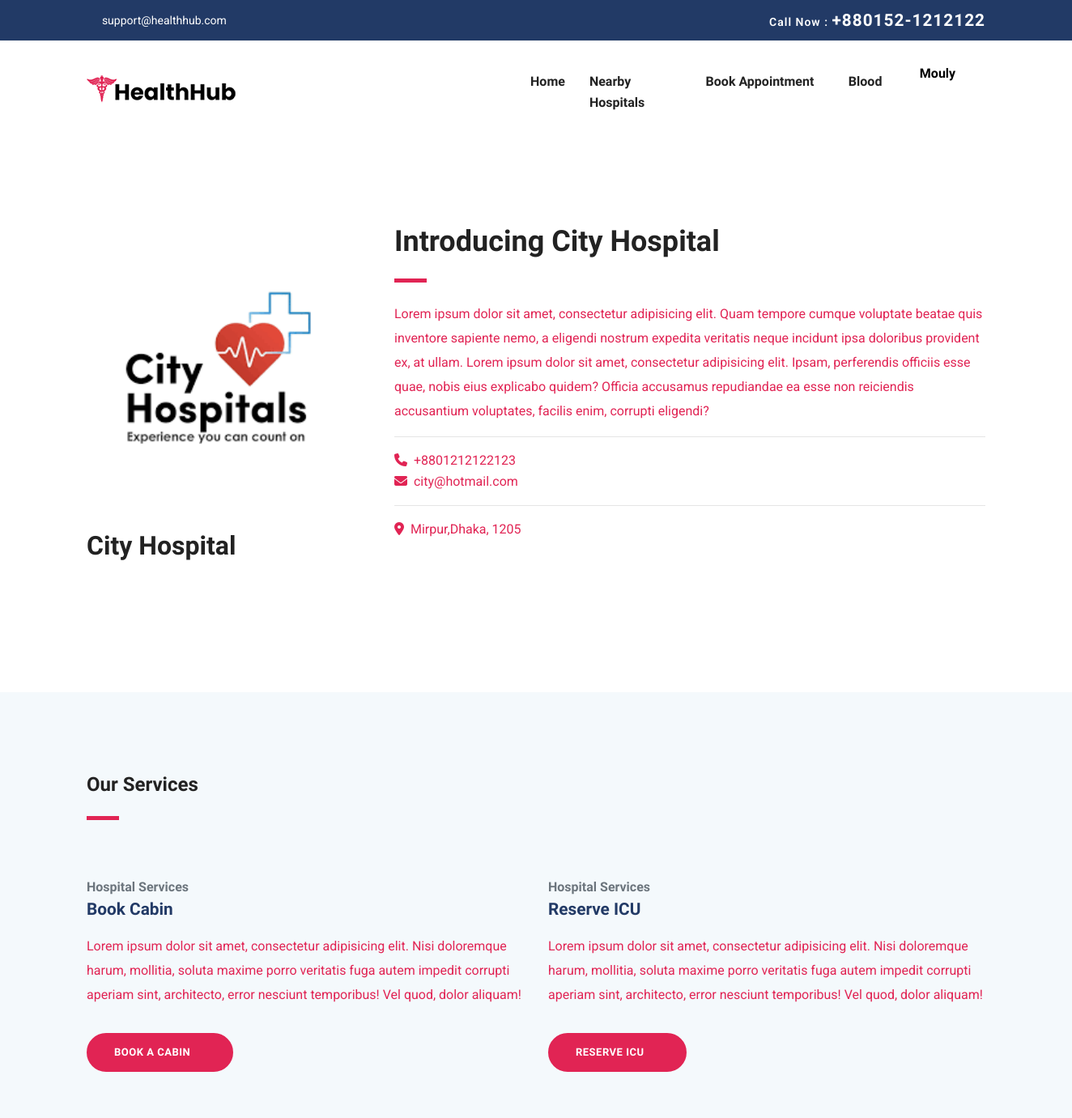
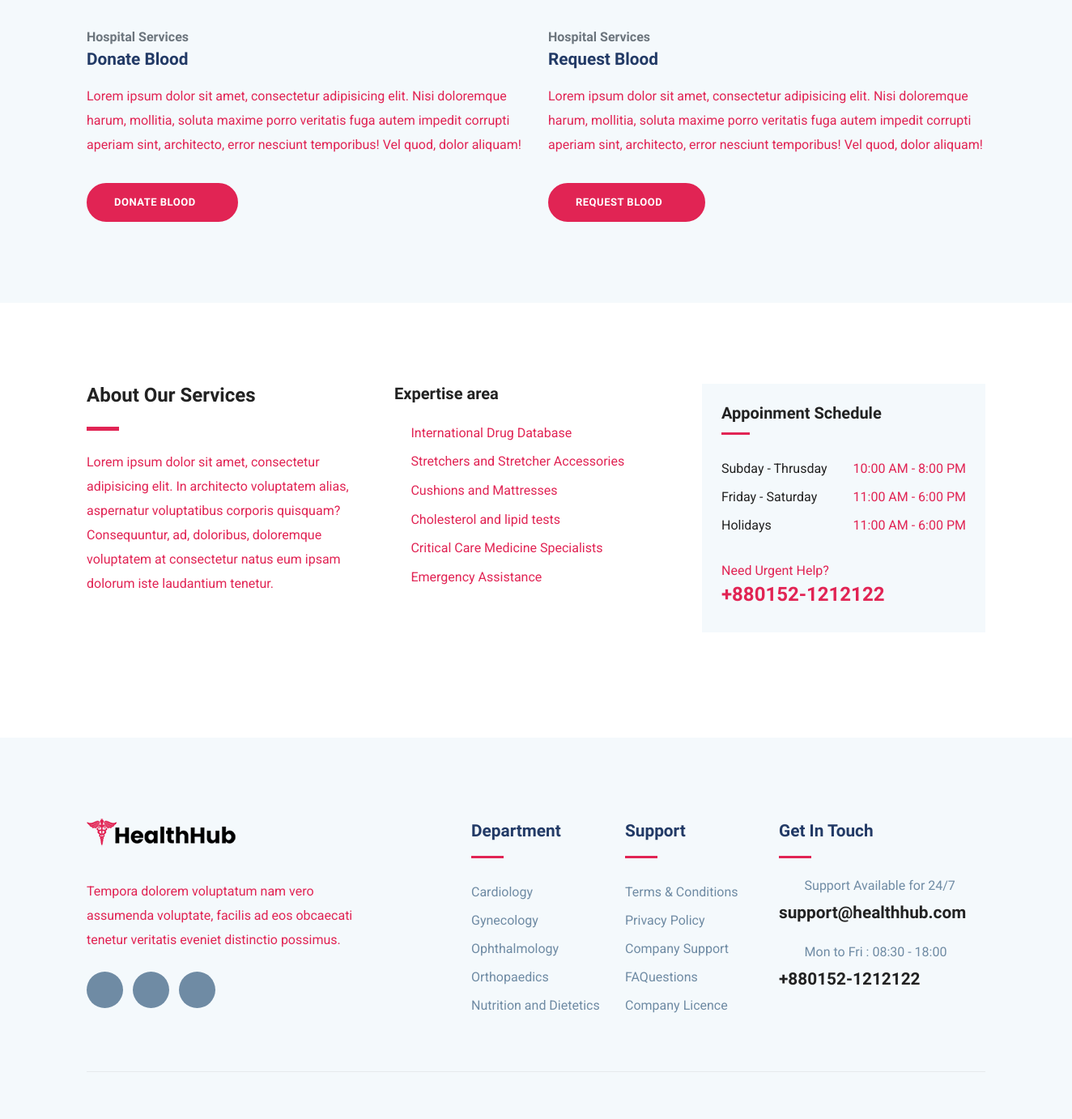
The page /hospital-single.php?hospital_id=3 (signed in) on the database its author committed (2 pictures, top to bottom).
### tables this page shows
CREATE TABLE `hospital` (
  `hospital_id` int(11) NOT NULL,
  `sched_id` int(11) NOT NULL DEFAULT 1,
  `logo` varchar(250) NOT NULL,
  `hos_name` varchar(50) NOT NULL,
  `hospital_reg_id` varchar(50) NOT NULL,
  `contact` varchar(50) NOT NULL,
  `address` varchar(100) NOT NULL,
  `city` varchar(50) NOT NULL,
  `zip` varchar(50) NOT NULL,
  `email` varchar(100) NOT NULL,
  `password` varchar(100) NOT NULL,
  `join_date` varchar(50) NOT NULL,
  `status` int(11) NOT NULL DEFAULT 0,
  `cabin` int(11) NOT NULL DEFAULT 10,
  `icu` int(11) NOT NULL DEFAULT 5
);

CREATE TABLE `schedule` (
  `sched_id` int(11) NOT NULL,
  `weekends` varchar(100) NOT NULL DEFAULT '11:00 AM - 6:00 PM',
  `weekdays` varchar(100) NOT NULL DEFAULT '10:00 AM - 8:00 PM',
  `holidays` varchar(100) NOT NULL DEFAULT '11:00 AM - 6:00 PM'
);

CREATE TABLE `department` (
  `dep_id` int(11) NOT NULL,
  `sched_id` int(11) NOT NULL DEFAULT 1,
  `image` varchar(250) NOT NULL,
  `dep_name` varchar(50) NOT NULL,
  `dep_short_description` varchar(250) NOT NULL,
  `dep_full_description` varchar(500) NOT NULL
);

### hospital-single.php (the view, shortened to what this page needs)
<?php
include_once("./database/config.php");
$id = $_GET['hospital_id'];
$sql = "SELECT * FROM hospital WHERE hospital_id='$id'";
$result = mysqli_query($conn, $sql);
$row=mysqli_fetch_assoc($result);
$name=$row['hos_name'];
$logo=$row['logo'];
$address=$row['address'].",".$row['city'].", ".$row['zip'];
$contact=$row['contact'];
$email=$row['email'];
$hos_sched_id =$row['sched_id'];
$sql1 = "SELECT * FROM schedule WHERE sched_id='$hos_sched_id'";
$result1 = mysqli_query($conn, $sql1);
$row1=mysqli_fetch_assoc($result1);
$weekends=$row1['weekends'];
$weekdays=$row1['weekdays'];
$holidays=$row1['holidays'];
?>
<!DOCTYPE html>
<html lang="zxx">
<head>
	<link rel="stylesheet" href="https://cdnjs.cloudflare.com/ajax/libs/font-awesome/6.1.1/css/all.min.css">
	<link rel="stylesheet" href="plugins/bootstrap/css/bootstrap.min.css">
	<link rel="stylesheet" href="plugins/icofont/icofont.min.css">
	<link rel="stylesheet" href="plugins/slick-carousel/slick/slick.css">
	<link rel="stylesheet" href="plugins/slick-carousel/slick/slick-theme.css">
	<link rel="stylesheet" href="css/style.css">
</head>
<body id="top">
	<?php include_once("./templates/user_header.php");?>
	<section class="section doctor-single">
		<div class="container">
			<div class="row">
				<div class="col-lg-4 col-md-6">
					<div class="doctor-img-block">
						<div class="doctor-img" style="width:95%">
							<img src="images/users/<?php echo $logo?>" alt="doctor-image" class="img-fluid w-100">
						</div>
						<div class="info-block mt-4">
							<h4 class="mb-0" style="font-size:32px;"><?php echo $name?></h4>
							<ul class="list-inline mt-4 doctor-social-links">
								<li class="list-inline-item"><a href="#"><i class="icofont-facebook"></i></a></li>
								<li class="list-inline-item"><a href="#"><i class="icofont-twitter"></i></a></li>
								<li class="list-inline-item"><a href="#"><i class="icofont-skype"></i></a></li>
								<li class="list-inline-item"><a href="#"><i class="icofont-linkedin"></i></a></li>
								<li class="list-inline-item"><a href="#"><i class="icofont-pinterest"></i></a></li>
							</ul>
						</div>
					</div>
				</div>
				<div class="col-lg-8 col-md-6">
					<div class="doctor-details mt-4 mt-lg-0">
						<h2 class="text-md">Introducing <?php echo $name?></h2>
						<div class="divider my-4"></div>
						<p>Lorem ipsum dolor sit amet, consectetur adipisicing elit. Quam tempore cumque voluptate
							beatae quis inventore sapiente nemo, a eligendi nostrum expedita veritatis neque incidunt
							ipsa doloribus provident ex, at ullam. Lorem ipsum dolor sit amet, consectetur adipisicing
							elit. Ipsam, perferendis officiis esse quae, nobis eius explicabo quidem? Officia accusamus
							repudiandae ea esse non reiciendis accusantium voluptates, facilis enim, corrupti eligendi?
						</p>
						<p style="color:black;font-weight:600">
							<hr>
							<i class="fa-solid fa-phone"></i>&nbsp;&nbsp;<?php echo $contact?><br>
							<i class="fa-solid fa-envelope"></i>&nbsp;&nbsp;<?php echo $email?><br>
							<hr>
							<i class="fa-solid fa-location-dot"></i>&nbsp;&nbsp;<?php echo $address?>
						</p>
					</div>
				</div>
			</div>
		</div>
	</section>
	<section class="section doctor-qualification gray-bg">
		<div class="container">
			<div class="row">
				<div class="col-lg-6">
					<div class="section-title">
						<h3>Our Services</h3>
						<div class="divider my-4"></div>
					</div>
				</div>
			</div>
			<div class="row">
				<div class="col-lg-6">
					<div class="edu-block ">
						<span class="h6 text-muted">Hospital Services</span>
						<h4 class="mb-3 title-color">Book Cabin</h4>
						<p>Lorem ipsum dolor sit amet, consectetur adipisicing elit. Nisi doloremque harum, mollitia,
							soluta maxime porro veritatis fuga autem impedit corrupti aperiam sint, architecto, error
							nesciunt temporibus! Vel quod, dolor aliquam!</p>
						<a href="user_book_cabin.php?id=<?php echo $id;?>" class="btn btn-main-2 btn-round-full mt-3">Book a Cabin<i
								class="icofont-simple-right ml-2  "></i></a>
					</div>
				</div>
				<div class="col-lg-6">
					<div class="edu-block">
						<span class="h6 text-muted">Hospital Services</span>
						<h4 class="mb-3 title-color">Reserve ICU</h4>
						<p>Lorem ipsum dolor sit amet, consectetur adipisicing elit. Nisi doloremque harum, mollitia,
							soluta maxime porro veritatis fuga autem impedit corrupti aperiam sint, architecto, error
							nesciunt temporibus! Vel quod, dolor aliquam!</p>
						<a href="user_book_icu.php?id=<?php echo $id;?>" class="btn btn-main-2 btn-round-full mt-3">Reserve ICU<i
								class="icofont-simple-right ml-2  "></i></a>
					</div>
				</div>
			</div>
			<div class="row" style="padding-top:90px">
				<div class="col-lg-6">
					<div class="edu-block ">
						<span class="h6 text-muted">Hospital Services</span>
						<h4 class="mb-3 title-color">Donate Blood</h4>
						<p>Lorem ipsum dolor sit amet, consectetur adipisicing elit. Nisi doloremque harum, mollitia,
							soluta maxime porro veritatis fuga autem impedit corrupti aperiam sint, architecto, error
							nesciunt temporibus! Vel quod, dolor aliquam!</p>
						<a href="user_donate_request.php?id=<?php echo $id;?>" class="btn btn-main-2 btn-round-full mt-3">Donate Blood<i
								class="icofont-simple-right ml-2  "></i></a>
					</div>
				</div>
				<div class="col-lg-6">
					<div class="edu-block">
						<span class="h6 text-muted">Hospital Services</span>
						<h4 class="mb-3 title-color">Request Blood</h4>
						<p>Lorem ipsum dolor sit amet, consectetur adipisicing elit. Nisi doloremque harum, mollitia,
							soluta maxime porro veritatis fuga autem impedit corrupti aperiam sint, architecto, error
							nesciunt temporibus! Vel quod, dolor aliquam!</p>
						<a href="user_blood_request.php?id=<?php echo $id;?>" class="btn btn-main-2 btn-round-full mt-3">Request Blood<i
								class="icofont-simple-right ml-2  "></i></a>
					</div>
				</div>
			</div>
		</div>
	</section>
	<section class="section doctor-skills">
		<div class="container">
			<div class="row">
				<div class="col-lg-4">
					<h3>About Our Services</h3>
					<div class="divider my-4"></div>
					<p>Lorem ipsum dolor sit amet, consectetur adipisicing elit. In architecto voluptatem alias,
						aspernatur voluptatibus corporis quisquam? Consequuntur, ad, doloribus, doloremque voluptatem at
						consectetur natus eum ipsam dolorum iste laudantium tenetur.</p>
				</div>
				<div class="col-lg-4">
					<div class="skill-list">
						<h5 class="mb-4">Expertise area</h5>
						<ul class="list-unstyled department-service">
							<li><i class="icofont-check mr-2"></i>International Drug Database</li>
							<li><i class="icofont-check mr-2"></i>Stretchers and Stretcher Accessories</li>
							<li><i class="icofont-check mr-2"></i>Cushions and Mattresses</li>
							<li><i class="icofont-check mr-2"></i>Cholesterol and lipid tests</li>
							<li><i class="icofont-check mr-2"></i>Critical Care Medicine Specialists</li>
							<li><i class="icofont-check mr-2"></i>Emergency Assistance</li>
						</ul>
					</div>
				</div>
				<div class="col-lg-4">
					<div class="sidebar-widget  gray-bg p-4">
						<h5 class="mb-4">Appoinment Schedule</h5>
						<ul class="list-unstyled lh-35">
							<li class="d-flex justify-content-between align-items-center">
								<a href="#">Subday - Thrusday</a>
								<span><?php echo $weekdays?></span>
							</li>
							<li class="d-flex justify-content-between align-items-center">
								<a href="#">Friday - Saturday</a>
								<span><?php echo $weekends?></span>
							</li>
							<li class="d-flex justify-content-between align-items-center">
								<a href="#">Holidays</a>
								<span><?php echo $holidays?></span>
							</li>
						</ul>
						<div class="sidebar-contatct-info mt-4">
							<p class="mb-0">Need Urgent Help?</p>
							<h3 class="text-color-2">+880152-1212122</h3>
						</div>
					</div>
				</div>
			</div>
		</div>
	</section>
	<?php include_once("./templates/footer.php");?>
</body>
</html>

### templates/footer.php (shortened to what this page needs)
<?php
include_once("./database/config.php");
?>
	<footer class="footer section gray-bg">
		<div class="container">
			<div class="row">
				<div class="col-lg-4 mr-auto col-sm-6">
					<div class="widget mb-5 mb-lg-0">
						<div class="logo mb-4">
							<img src="images/logo.png" alt="" class="img-fluid">
						</div>
						<p>Tempora dolorem voluptatum nam vero assumenda voluptate, facilis ad eos obcaecati tenetur
							veritatis eveniet distinctio possimus.</p>
						<ul class="list-inline footer-socials mt-4">
							<li class="list-inline-item"><a href="https://www.facebook.com/themefisher"><i
										class="icofont-facebook"></i></a></li>
							<li class="list-inline-item"><a href="https://twitter.com/themefisher"><i
										class="icofont-twitter"></i></a></li>
							<li class="list-inline-item"><a href="https://www.pinterest.com/themefisher/"><i
										class="icofont-linkedin"></i></a></li>
						</ul>
					</div>
				</div>
				<div class="col-lg-2 col-md-6 col-sm-6">
					<div class="widget mb-5 mb-lg-0">
						<h4 class="text-capitalize mb-3">Department</h4>
						<div class="divider mb-4"></div>
						<ul class="list-unstyled footer-menu lh-35">
						<?php
							$sql = "SELECT * FROM department LIMIT 5";
							$result = mysqli_query($conn, $sql);
							if($result){
								while($row=mysqli_fetch_assoc($result)){
									$name=$row['dep_name'];
									$id=$row['dep_id'];
						?>
							<li><a href="department-single.php?id=<?php echo $id ?>"><?php echo $name?></a></li>
							<?php
									}
								}
							?>
						</ul>
					</div>
				</div>
				<div class="col-lg-2 col-md-6 col-sm-6">
					<div class="widget mb-5 mb-lg-0">
						<h4 class="text-capitalize mb-3">Support</h4>
						<div class="divider mb-4"></div>
						<ul class="list-unstyled footer-menu lh-35">
							<li><a href="#">Terms & Conditions</a></li>
							<li><a href="#">Privacy Policy</a></li>
							<li><a href="#">Company Support </a></li>
							<li><a href="#">FAQuestions</a></li>
							<li><a href="#">Company Licence</a></li>
						</ul>
					</div>
				</div>
				<div class="col-lg-3 col-md-6 col-sm-6">
					<div class="widget widget-contact mb-5 mb-lg-0">
						<h4 class="text-capitalize mb-3">Get in Touch</h4>
						<div class="divider mb-4"></div>
						<div class="footer-contact-block mb-4">
							<div class="icon d-flex align-items-center">
								<i class="icofont-email mr-3"></i>
								<span class="h6 mb-0">Support Available for 24/7</span>
							</div>
							<h4 class="mt-2"><a href="tel:+23-345-67890">support@healthhub.com</a></h4>
						</div>
						<div class="footer-contact-block">
							<div class="icon d-flex align-items-center">
								<i class="icofont-support mr-3"></i>
								<span class="h6 mb-0">Mon to Fri : 08:30 - 18:00</span>
							</div>
							<h4 class="mt-2"><a href="tel:+23-345-67890">+880152-1212122</a></h4>
						</div>
					</div>
				</div>
			</div>
			<div class="footer-btm py-4 mt-5">
			</div>
		</div>
	</footer>

### css/style.css (style rules this page uses)
html { overflow-x: hidden; }
body { line-height: 1.6; font-family: "Roboto", sans-serif; -webkit-font-smoothing: antialiased; font-size: 16px; color: #e12454; font-weight: 400; }
h1, .h1, h2, .h2, h3, .h3, h4, .h4, h5, .h5, h6, .h6 { font-family: "Exo", sans-serif; font-weight: 700; color: #222; }
h2, .h2 { font-size: 44px; }
h3, .h3 { font-size: 1.5rem; }
h4, .h4 { font-size: 1.3rem; line-height: 30px; }
h5, .h5 { font-size: 1.25rem; }
h6, .h6 { font-size: 1rem; }
p { line-height: 30px; }
.btn { display: inline-block; font-size: 14px; font-size: 0.8125rem; font-weight: 700; letter-spacing: .5px; padding: .75rem 2rem; font-family: "Exo", sans-serif; text-transform: uppercase; border-radius: 5px; border: 2px solid transparent; transition: all .35s ease; }
.btn-main-2 { background: #e12454; color: #fff; border-color: #e12454; }
.btn-round-full { border-radius: 50px; }
.section { padding: 100px 0; }
.text-md { font-size: 2.25rem; }
a { color: #222; text-decoration: none; transition: all .35s ease; }
.title-color { color: #223a66; }
.section-title { margin-bottom: 70px; }
.gray-bg { background: #f4f9fc; }
.text-color-2 { color: #e12454; }
.divider { width: 40px; height: 5px; background: #e12454; }
.department-service { margin-bottom: 40px; }
.department-service li { margin-bottom: 10px; }
.department-service li i { color: #e12454; }
.lh-35 { line-height: 35px; }
.sidebar-widget { margin-bottom: 30px; padding-bottom: 35px; }
.sidebar-widget h5 { margin-bottom: 30px; position: relative; padding-bottom: 15px; }
.sidebar-widget h5:before { position: absolute; content: ""; left: 0px; bottom: 0px; width: 35px; height: 3px; background: #e12454; }
.footer { padding-bottom: 10px; }
.logo { font-weight: 600; letter-spacing: 1px; }
.widget .divider { height: 3px; }
.widget h4 { color: #223a66; }
.widget .footer-menu a { color: #6F8BA4; }
.footer-contact-block span { font-weight: 400; color: #6F8BA4; }
.footer-contact-block i { font-size: 20px; }
.footer-btm { border-top: 1px solid rgba(0, 0, 0, 0.06); }
.footer-socials li a { width: 45px; height: 45px; background: #6F8BA4; color: #fff; display: inline-block; text-align: center; border-radius: 100%; padding-top: 12px; }

### rows shown on the page
hospital: logo (picture), hos_name "City Hospital", contact "+8801212122123", email "city@hotmail.com", address "Mirpur,Dhaka, 1205"
schedule: weekdays "10:00 AM - 8:00 PM", weekends "11:00 AM - 6:00 PM", holidays "11:00 AM - 6:00 PM"
department: dep_name "Cardiology"
department: dep_name "Gynecology"
department: dep_name "Ophthalmology"
department: dep_name "Orthopaedics"
department: dep_name "Nutrition and Dietetics"

### other values the page prints
$username "Mouly"
